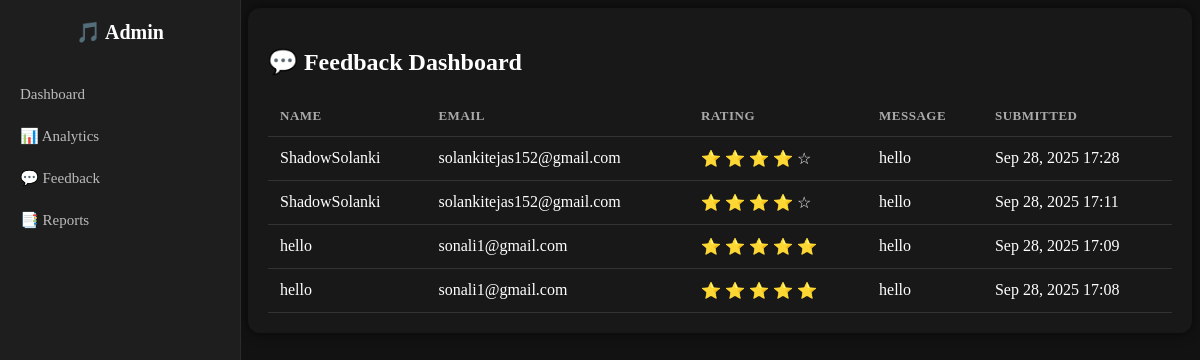
The page /feedback-dashboard/ on the database as committed earlier.
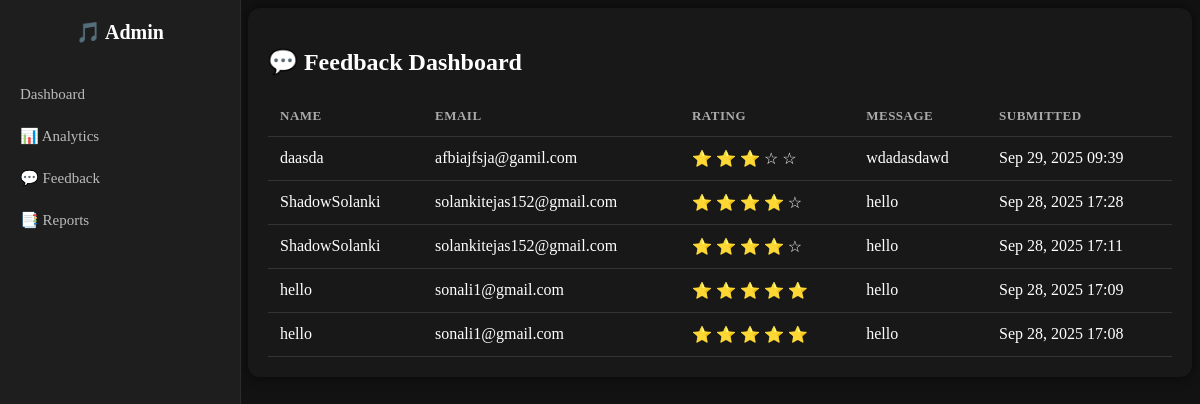
The same page on the database as committed later.
### hibiki/models.py (models this page shows, shortened)
class Feedback(models.Model):
    name = models.CharField(max_length=100)
    email = models.EmailField()
    rating = models.IntegerField(choices=[(i, i) for i in range(1, 6)])
    message = models.TextField()
    created_at = models.DateTimeField(auto_now_add=True)

### hibiki/views.py (the view)
# urls.py: path("feedback-dashboard/", views.feedback_dashboard, name="feedback_dashboard"),
def feedback_dashboard(request):
    feedbacks = Feedback.objects.all().order_by("-created_at")
    return render(request, "feedback_dashboard.html", {"feedbacks": feedbacks})

### hibiki/templates/feedback_dashboard.html (shortened to what this page needs)
{% extends "admin_dashboard.html" %}
{% block content %}
<div class="feedback-container">
  <h2>💬 Feedback Dashboard</h2>
  <table>
    <thead>
      <tr>
        <th>Name</th>
        <th>Email</th>
        <th>Rating</th>
        <th>Message</th>
        <th>Submitted</th>
      </tr>
    </thead>
    <tbody>
      {% for fb in feedbacks %}
      <tr>
        <td>{{ fb.name }}</td>
        <td>{{ fb.email }}</td>
        <td>
          {% for i in "12345"|make_list %}
            {% if forloop.counter <= fb.rating %}
              ⭐
            {% else %}
              ☆
            {% endif %}
          {% endfor %}
        </td>
        <td>{{ fb.message }}</td>
        <td>{{ fb.created_at|date:"M d, Y H:i" }}</td>
      </tr>
      {% empty %}
      <tr>
        <td colspan="5" class="empty-row">No feedback yet</td>
      </tr>
      {% endfor %}
    </tbody>
  </table>
</div>
{% endblock %}

Rows that differ between the two databases and show on the page:
added Feedback: name "daasda", email "afbiajfsja@gamil.com", rating 3 (drawn), message "wdadasdawd", created_at "Sep 29, 2025 09:39"
